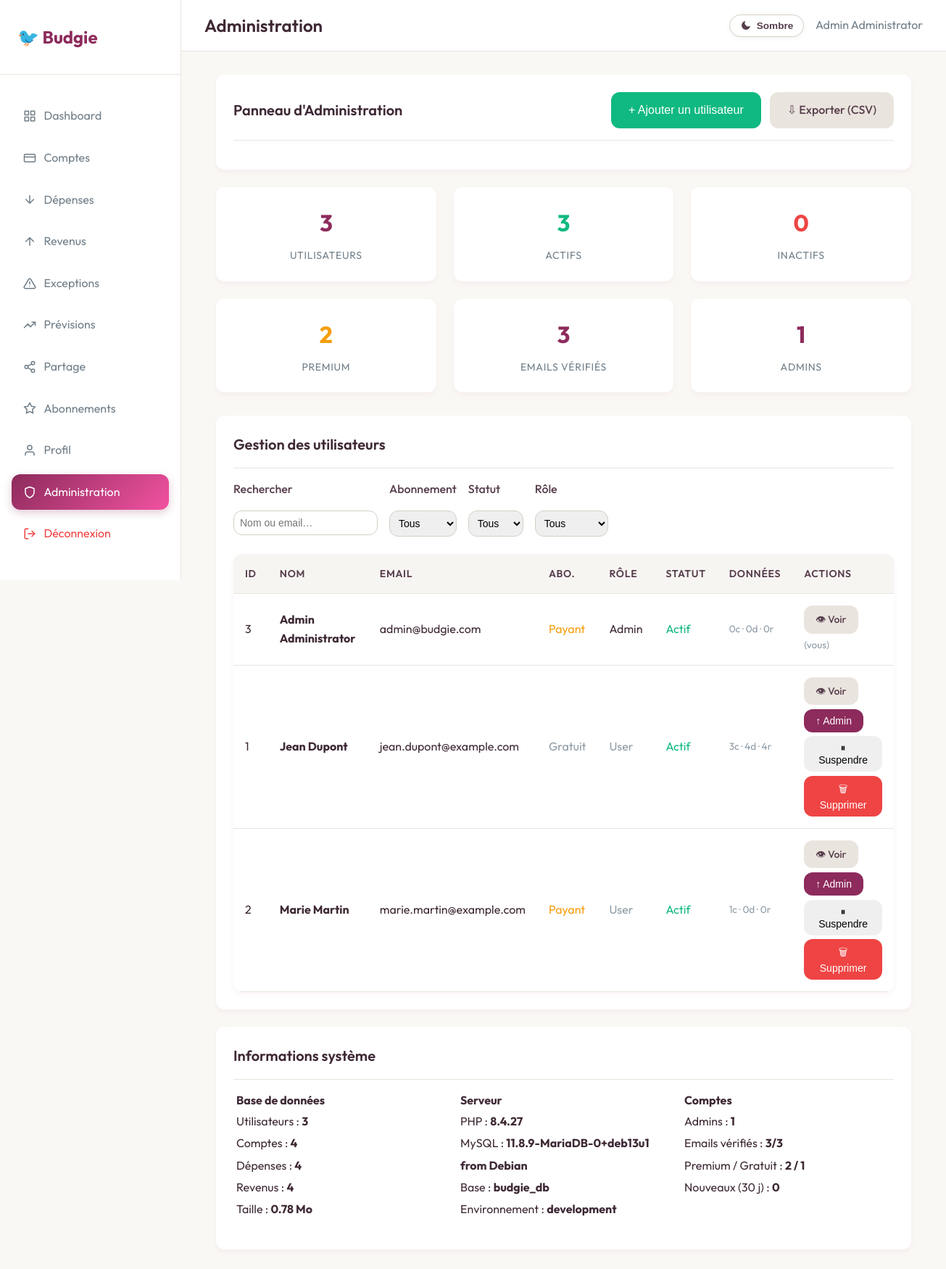
Screenshot of /public/admin.php (signed in) with the database file from the repository.
### tables this page shows
CREATE TABLE users (
    id INT PRIMARY KEY AUTO_INCREMENT,
    first_name VARCHAR(100) NOT NULL,
    last_name VARCHAR(100) NOT NULL,
    email VARCHAR(190) UNIQUE NOT NULL,
    password_hash VARCHAR(255) NOT NULL,
    subscription_type ENUM('free', 'premium') DEFAULT 'free',
    role ENUM('user', 'admin') NOT NULL DEFAULT 'user',
    subscription_start_date DATETIME NULL,
    subscription_end_date DATETIME NULL,
    stripe_customer_id VARCHAR(255) NULL,
    stripe_subscription_id VARCHAR(255) NULL,
    created_at TIMESTAMP DEFAULT CURRENT_TIMESTAMP,
    updated_at TIMESTAMP DEFAULT CURRENT_TIMESTAMP ON UPDATE CURRENT_TIMESTAMP,
    last_login TIMESTAMP NULL,
    status ENUM('active', 'inactive', 'suspended') DEFAULT 'active',
    email_verified_at TIMESTAMP NULL DEFAULT NULL
);

### public/admin.php (the view, shortened to what the rows shown need)
<?php
require_once __DIR__ . '/../src/config/config.php';
require_once SRC_PATH . '/services/AdminService.php';
try {
    $s = AdminService::getGlobalStats();
    $s['verified_users'] = (int) (fetchOne("SELECT COUNT(*) c FROM users WHERE email_verified_at IS NOT NULL")['c'] ?? 0);
    $s['total_revenue']  = (float) (fetchOne("SELECT COALESCE(SUM(amount),0) t FROM subscription_payments WHERE status='succeeded'")['t'] ?? 0);
    $users        = AdminService::getAllUsers();
} catch (Throwable $e) {
    error_log('Admin dashboard error: ' . $e->getMessage());
    $s = ['total_users'=>0,'active_users'=>0,'inactive_users'=>0,'premium_users'=>0,'free_users'=>0,'admin_count'=>0,'total_accounts'=>0,'total_expenses_count'=>0,'total_incomes_count'=>0,'new_users_30d'=>0,'verified_users'=>0,'total_revenue'=>0];
    $users = []; $activityLogs = [];
    $sys = ['php'=>PHP_VERSION,'mysql'=>'—','db'=>DB_NAME,'db_size'=>0,'env'=>APP_ENV];
}
$csrf   = generateCSRFToken();
$selfId = (int) ($_SESSION['user_id'] ?? 0);
function actionForm(string $action, int $userId, string $csrf, string $label, string $btnClass, string $confirm = ''): string {
    $onsubmit = $confirm !== '' ? ' onsubmit="return confirm(' . htmlspecialchars(json_encode($confirm), ENT_QUOTES) . ')"' : '';
    return '<form method="POST" action="actions/' . $action . '" style="display:inline"' . $onsubmit . '>'
        . '<input type="hidden" name="csrf_token" value="' . htmlspecialchars($csrf, ENT_QUOTES) . '">'
        . '<input type="hidden" name="user_id" value="' . $userId . '">'
        . '<button type="submit" class="btn btn-sm ' . $btnClass . '">' . $label . '</button></form>';
}
include SRC_PATH . '/includes/header.php';
?>
<div class="container">
    <div class="card-grid">
        <div class="stat-card"><div class="stat-value"><?php echo number_format((int)$s['admin_count']); ?></div><div class="stat-label">Admins</div></div>
    </div>
    <div class="card">
        <div class="table-container">
            <table class="table" id="usersTable">
                <thead>
                    <tr><th>ID</th><th>Nom</th><th>Email</th><th>Abo.</th><th>Rôle</th><th>Statut</th><th>Données</th><th>Actions</th></tr>
                </thead>
                <tbody>
                    <?php foreach ($users as $u):
                        $isSelf   = ((int)$u['id'] === $selfId);
                        $isAdmin  = (($u['role'] ?? 'user') === 'admin');
                        $isActive = (($u['status'] ?? 'active') === 'active');
                        $search   = strtolower($u['first_name'] . ' ' . $u['last_name'] . ' ' . $u['email']);
                    ?>
                    <tr data-search="<?php echo htmlspecialchars($search, ENT_QUOTES); ?>"
                        data-sub="<?php echo htmlspecialchars($u['subscription_type'], ENT_QUOTES); ?>"
                        data-status="<?php echo htmlspecialchars($u['status'], ENT_QUOTES); ?>"
                        data-role="<?php echo htmlspecialchars($u['role'], ENT_QUOTES); ?>">
                        <td><?php echo (int)$u['id']; ?></td>
                        <td><strong><?php echo htmlspecialchars($u['first_name'] . ' ' . $u['last_name']); ?></strong></td>
                        <td><?php echo htmlspecialchars($u['email']); ?></td>
                        <td><span class="<?php echo $u['subscription_type'] === 'premium' ? 'text-warning' : 'text-muted'; ?>"><?php echo $u['subscription_type'] === 'premium' ? 'Payant' : 'Gratuit'; ?></span></td>
                        <td><span class="<?php echo $isAdmin ? 'text-primary' : 'text-muted'; ?>"><?php echo $isAdmin ? 'Admin' : 'User'; ?></span></td>
                        <td><span class="<?php echo $isActive ? 'text-success' : 'text-danger'; ?>"><?php echo $isActive ? 'Actif' : 'Inactif'; ?></span></td>
                        <td class="text-muted" style="font-size:.85em; white-space:nowrap;">
                            <?php echo (int)$u['accounts_count']; ?>c · <?php echo (int)$u['expenses_count']; ?>d · <?php echo (int)$u['incomes_count']; ?>r
                        </td>
                        <td>
                            <div style="display:flex; gap:.35rem; flex-wrap:wrap;">
                                <a href="admin_user.php?id=<?php echo (int)$u['id']; ?>" class="btn btn-sm btn-secondary" title="Voir les données">👁 Voir</a>
                                <?php if (!$isSelf): ?>
                                    <?php echo actionForm($isAdmin ? 'admin_demote_user.php' : 'admin_promote_user.php', (int)$u['id'], $csrf, $isAdmin ? '↓ Rétrograder' : '↑ Admin', $isAdmin ? 'btn-warning' : 'btn-primary'); ?>
                                    <?php echo actionForm($isActive ? 'admin_deactivate_user.php' : 'admin_activate_user.php', (int)$u['id'], $csrf, $isActive ? '⏸ Suspendre' : '▶ Activer', $isActive ? 'btn-warning' : 'btn-success'); ?>
                                    <?php echo actionForm('admin_delete_user.php', (int)$u['id'], $csrf, '🗑 Supprimer', 'btn-danger', 'Supprimer définitivement ' . $u['email'] . ' ? Cette action est irréversible.'); ?>
                                <?php else: ?>
                                    <span class="text-muted" style="font-size:.85em; align-self:center;">(vous)</span>
                                <?php endif; ?>
                            </div>
                        </td>
                    </tr>
                    <?php endforeach; ?>
                </tbody>
            </table>
        </div>
    </div>
    <div class="card">
        <div style="display:grid; grid-template-columns:repeat(auto-fit,minmax(240px,1fr)); gap:1.5rem; padding:0 .25rem 1rem;">
            <div>
                <ul style="list-style:none; padding:0; line-height:1.9;">
                    <li>Admins : <strong><?php echo number_format((int)$s['admin_count']); ?></strong></li>
                    <li>Premium / Gratuit : <strong><?php echo number_format($s['premium_users']); ?> / <?php echo number_format((int)$s['free_users']); ?></strong></li>
                </ul>
            </div>
        </div>
    </div>
</div>
<?php include SRC_PATH . '/includes/footer.php'; ?>

### rows the page displays
users: id "1", first_name+last_name "Jean Dupont", email "jean.dupont@example.com", subscription_type "Gratuit", role "User", status "Actif", accounts_count "3", expenses_count "4", incomes_count "4", label "↑ Admin ⏸ Suspendre 🗑 Supprimer"
users: id "3", first_name+last_name "Admin Administrator", email "admin@budgie.com", subscription_type "Payant", role "Admin", status "Actif", accounts_count "0", expenses_count "0", incomes_count "0", shows "(vous)"
users: id "2", first_name+last_name "Marie Martin", email "marie.martin@example.com", subscription_type "Payant", role "User", status "Actif", accounts_count "1", expenses_count "0", incomes_count "0", label "↑ Admin ⏸ Suspendre 🗑 Supprimer"

### other values shown
$page_title "Administration"
$_SESSION['user_name'] "Admin Administrator"
$s['total_users'] "3"
$s['active_users'] "3"
$s['inactive_users'] "0"
$s['premium_users'] "2"
$s['verified_users'] "3"
$s['total_accounts'] "4"
$s['total_expenses_count'] "4"
$s['total_incomes_count'] "4"
$sys['db_size'] "0.78"
$sys['php'] "8.4.27"
$sys['mysql'] "11.8.9-MariaDB-0+deb13u1 from Debian"
$sys['db'] "budgie_db"
$sys['env'] "development"
